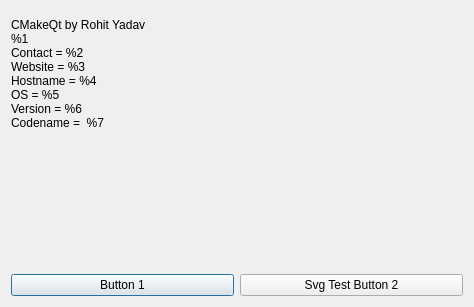
<?xml version="1.0" encoding="UTF-8"?>
<ui version="4.0">
 <class>CMakeQt</class>
 <widget class="QDialog" name="CMakeQt">
  <property name="geometry">
   <rect>
    <x>0</x>
    <y>0</y>
    <width>474</width>
    <height>307</height>
   </rect>
  </property>
  <property name="windowTitle">
   <string>CMakeQt</string>
  </property>
  <layout class="QGridLayout" name="gridLayout">
   <item row="0" column="0" colspan="2">
    <widget class="QLabel" name="label">
     <property name="text">
      <string>CMakeQt by Rohit Yadav
%1
Contact = %2
Website = %3
Hostname = %4
OS = %5
Version = %6
Codename =  %7</string>
     </property>
    </widget>
   </item>
   <item row="1" column="0" colspan="2">
    <widget class="QLabel" name="trlabel">
     <property name="text">
      <string/>
     </property>
    </widget>
   </item>
   <item row="2" column="0">
    <widget class="QPushButton" name="button">
     <property name="text">
      <string>Button 1</string>
     </property>
     <property name="icon">
      <iconset resource="resources.qrc">
       <normaloff>:/albumart.svg</normaloff>:/albumart.svg</iconset>
     </property>
    </widget>
   </item>
   <item row="2" column="1">
    <widget class="QPushButton" name="button_2">
     <property name="text">
      <string>Svg Test Button 2</string>
     </property>
     <property name="icon">
      <iconset resource="resources.qrc">
       <normaloff>:/lock.svg</normaloff>:/lock.svg</iconset>
     </property>
    </widget>
   </item>
  </layout>
 </widget>
 <resources>
  <include location="resources.qrc"/>
 </resources>
 <connections/>
</ui>
